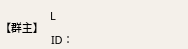
<?xml version="1.0" encoding="UTF-8"?>
<ui version="4.0">
 <class>Memberinfo</class>
 <widget class="QWidget" name="Memberinfo">
  <property name="geometry">
   <rect>
    <x>0</x>
    <y>0</y>
    <width>188</width>
    <height>49</height>
   </rect>
  </property>
  <property name="windowTitle">
   <string>Form</string>
  </property>
  <property name="styleSheet">
   <string notr="true">border:none;
background:rgb(244,240,234);</string>
  </property>
  <widget class="QLabel" name="label_2">
   <property name="enabled">
    <bool>true</bool>
   </property>
   <property name="geometry">
    <rect>
     <x>0</x>
     <y>12</y>
     <width>41</width>
     <height>31</height>
    </rect>
   </property>
   <property name="font">
    <font>
     <family>微软雅黑</family>
     <pointsize>8</pointsize>
    </font>
   </property>
   <property name="styleSheet">
    <string notr="true">border:none;
background:rgb(244,240,234);</string>
   </property>
   <property name="text">
    <string>【群主】</string>
   </property>
  </widget>
  <widget class="QLabel" name="label_3">
   <property name="enabled">
    <bool>true</bool>
   </property>
   <property name="geometry">
    <rect>
     <x>50</x>
     <y>0</y>
     <width>111</width>
     <height>31</height>
    </rect>
   </property>
   <property name="font">
    <font>
     <family>微软雅黑</family>
     <pointsize>8</pointsize>
    </font>
   </property>
   <property name="styleSheet">
    <string notr="true">border:none;
background:rgb(244,240,234);</string>
   </property>
   <property name="text">
    <string>L</string>
   </property>
  </widget>
  <widget class="QLabel" name="label_4">
   <property name="enabled">
    <bool>true</bool>
   </property>
   <property name="geometry">
    <rect>
     <x>51</x>
     <y>30</y>
     <width>101</width>
     <height>18</height>
    </rect>
   </property>
   <property name="font">
    <font>
     <family>微软雅黑</family>
     <pointsize>8</pointsize>
    </font>
   </property>
   <property name="mouseTracking">
    <bool>false</bool>
   </property>
   <property name="autoFillBackground">
    <bool>false</bool>
   </property>
   <property name="styleSheet">
    <string notr="true">border:none;
background:rgb(244,240,234);</string>
   </property>
   <property name="text">
    <string>ID：</string>
   </property>
  </widget>
 </widget>
 <resources/>
 <connections/>
</ui>
